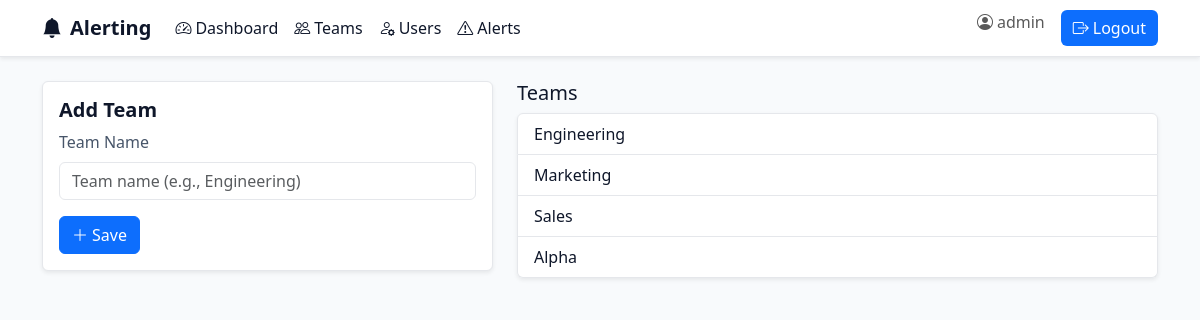
/teams/ (signed in), run on the app's committed database.
### notifications/models.py (models this page shows, shortened)
class User(AbstractUser):
    team = models.ForeignKey(Team, on_delete=models.SET_NULL, null=True, blank=True, related_name='users')

class Team(models.Model):
    name = models.CharField(max_length=100, unique=True)

### notifications/web_views.py (the view)
# urls.py: path('teams/', web_views.manage_teams, name='manage_teams'),
@login_required
@staff_required
def manage_teams(request):
    if request.method == "POST":
        form = TeamForm(request.POST)
        if form.is_valid():
            form.save()
            messages.success(request, "Team saved")
            return redirect("manage_teams")
    else:
        form = TeamForm()
    teams = Team.objects.all()
    return render(request, "manage_teams.html", {"form": form, "teams": teams})

### notifications/forms.py
class TeamForm(BaseStyledModelForm):
    class Meta:
        model = Team
        fields = ["name"]
        widgets = {
            "name": forms.TextInput(attrs={"placeholder": "Team name (e.g., Engineering)"}),
        }

### notifications/web_views.py (called while the page is built)
def staff_required(view):
    return user_passes_test(lambda u: u.is_staff, login_url="/login/")(view)

### templates/manage_teams.html (shortened to what this page needs)
{% extends 'base.html' %}
{% block content %}
<div class="row">
  <div class="col-md-5">
    <div class="card mb-3 shadow-sm"><div class="card-body">
      <h5 class="card-title">Add Team</h5>
      <form method="post" class="row g-3">
        <div class="col-12">
          <label class="form-label">Team Name</label>
          {{ form.name }}
        </div>
        <div class="col-12">
          <button class="btn btn-primary"><i class="bi bi-plus-lg me-1"></i>Save</button>
        </div>
      </form>
    </div></div>
  </div>
  <div class="col-md-7">
    <h5>Teams</h5>
    <ul class="list-group shadow-sm">
      {% for t in teams %}
        <li class="list-group-item d-flex justify-content-between align-items-center">{{ t.name }}</li>
      {% empty %}
        <li class="list-group-item">No teams yet.</li>
      {% endfor %}
    </ul>
  </div>
</div>
{% endblock %}

### templates/base.html (shortened to what this page needs)
<!DOCTYPE html>
<html lang="en">
<head>
  <link href="https://cdn.jsdelivr.net/npm/bootstrap@5.3.3/dist/css/bootstrap.min.css" rel="stylesheet">
  <link rel="stylesheet" href="https://cdn.jsdelivr.net/npm/bootstrap-icons@1.11.3/font/bootstrap-icons.min.css">
  <link rel="stylesheet" href="/static/app.css">
</head>
<body>
  <nav class="navbar navbar-expand-lg shadow-sm">
    <div class="container">
      <a class="navbar-brand d-flex align-items-center" href="/"><i class="bi bi-bell-fill me-2"></i>Alerting</a>
      <div class="collapse navbar-collapse" id="navbarsExample">
        <ul class="navbar-nav me-auto mb-2 mb-lg-0">
          {% if user.is_authenticated %}
            <li class="nav-item"><a class="nav-link" href="/dashboard/"><i class="bi bi-speedometer2 me-1"></i>Dashboard</a></li>
            {% if user.is_staff %}
              <li class="nav-item"><a class="nav-link" href="/teams/"><i class="bi bi-people me-1"></i>Teams</a></li>
              <li class="nav-item"><a class="nav-link" href="/users/"><i class="bi bi-person-gear me-1"></i>Users</a></li>
              <li class="nav-item"><a class="nav-link" href="/alerts/"><i class="bi bi-exclamation-triangle me-1"></i>Alerts</a></li>
            {% endif %}
          {% endif %}
        </ul>
        <ul class="navbar-nav ms-auto">
          {% if user.is_authenticated %}
            <li class="nav-item"><span class="navbar-text me-3"><i class="bi bi-person-circle me-1"></i>{{ user.username }}</span></li>
            <li class="nav-item"><a class="btn btn-light" href="/logout/"><i class="bi bi-box-arrow-right me-1"></i>Logout</a></li>
          {% else %}
            <li class="nav-item"><a class="btn btn-light" href="/login/"><i class="bi bi-box-arrow-in-right me-1"></i>Login</a></li>
          {% endif %}
        </ul>
      </div>
    </div>
  </nav>
  <main class="container py-4">
    {% block content %}{% endblock %}
  </main>
  </body>
</html>

### static/app.css (style rules this page uses)
:root { --bg: #f8fafc; --surface: #ffffff; --border: #e5e7eb; --primary: #0d6efd; --text: #0f172a; --text-muted: #475569; }
body { background-color: var(--bg); color: var(--text); }
.navbar { background-color: var(--surface) !important; border-bottom: 1px solid var(--border); }
.navbar .nav-link, .navbar .navbar-brand { color: var(--text) !important; }
.navbar .btn.btn-light { background: var(--primary); border: none; color: #fff !important; }
.card { background-color: var(--surface); color: var(--text); border: 1px solid var(--border); }
.card-title { font-weight: 600; }
.list-group-item { background-color: var(--surface); color: var(--text); border-color: var(--border); }
.btn-primary { background: var(--primary); border-color: var(--primary); color: #fff; }
.navbar-brand { font-weight: 700; }
a, .nav-link { color: var(--primary); }
input, select, textarea { background: #ffffff !important; color: var(--text) !important; border: 1px solid var(--border) !important; }
label { color: var(--text-muted); }

### data on the page
User: username "admin"
Team: name "Engineering"
Team: name "Marketing"
Team: name "Sales"
Team: name "Alpha"
